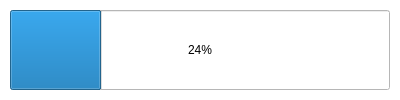
<?xml version="1.0" encoding="UTF-8"?>
<ui version="4.0">
 <class>ProgressBar</class>
 <widget class="QWidget" name="ProgressBar">
  <property name="geometry">
   <rect>
    <x>0</x>
    <y>0</y>
    <width>400</width>
    <height>100</height>
   </rect>
  </property>
  <property name="sizePolicy">
   <sizepolicy hsizetype="Fixed" vsizetype="Fixed">
    <horstretch>0</horstretch>
    <verstretch>0</verstretch>
   </sizepolicy>
  </property>
  <property name="minimumSize">
   <size>
    <width>400</width>
    <height>100</height>
   </size>
  </property>
  <property name="maximumSize">
   <size>
    <width>400</width>
    <height>100</height>
   </size>
  </property>
  <property name="windowTitle">
   <string>Download Progress</string>
  </property>
  <property name="styleSheet">
   <string notr="true">/*Copyright (c) DevSec Studio. All rights reserved.

MIT License

Permission is hereby granted, free of charge, to any person obtaining a copy
of this software and associated documentation files (the &quot;Software&quot;), to deal
in the Software without restriction, including without limitation the rights
to use, copy, modify, merge, publish, distribute, sublicense, and/or sell
copies of the Software, and to permit persons to whom the Software is
furnished to do so, subject to the following conditions:

The above copyright notice and this permission notice shall be included in all
copies or substantial portions of the Software.

THE SOFTWARE IS PROVIDED *AS IS*, WITHOUT WARRANTY OF ANY KIND, EXPRESS OR
IMPLIED, INCLUDING BUT NOT LIMITED TO THE WARRANTIES OF MERCHANTABILITY,
FITNESS FOR A PARTICULAR PURPOSE AND NONINFRINGEMENT. IN NO EVENT SHALL THE
AUTHORS OR COPYRIGHT HOLDERS BE LIABLE FOR ANY CLAIM, DAMAGES OR OTHER
LIABILITY, WHETHER IN AN ACTION OF CONTRACT, TORT OR OTHERWISE, ARISING FROM,
OUT OF OR IN CONNECTION WITH THE SOFTWARE OR THE USE OR OTHER DEALINGS IN THE SOFTWARE.
*/

QWidget{
	background-color: #FFFFFF;
}

/*-----QLabel-----*/
QLabel
{
	background-color: transparent;
	color: #000000;
	border-color: #000000;

}


/*-----QMenuBar-----*/
QMenuBar
{
	background-color: #2197f3;
	color: #ffffff;
	border-color: #000000;

}


QMenuBar::disabled
{
	background-color: #404040;
	color: #656565;
	border-color: #051a39;

}


QMenuBar::item
{
    background-color: transparent;

}


QMenuBar::item:selected
{
    background-color: #2197f3;
	color: #FFFFFF;

}


QMenuBar::item:pressed
{
    background-color: #2197f3;
    color: #FFFFFF;
    border: 1px solid #000;
    margin-bottom: -1px;
    padding-bottom: 1px;

}


/*-----QMenu-----*/
QMenu
{
    background-color: #dcdcdf;
    border: 1px solid;
    color: #000;

}


QMenu QWidget{
	background-color: transparent;

}


QMenu::separator
{
    height: 1px;
    background-color: #6d8eff;
    color: #ffffff;
    padding-left: 4px;
    margin-left: 10px;
    margin-right: 5px;

}


QMenu::item
{
    min-width : 150px;
    padding: 3px 20px 3px 20px;

}


QMenu::item:selected
{
    background-color: #2197f3;
    color: #FFFFFF;

}


QMenu::item:disabled
{
    color: #262626;

}


/*-----QToolBar-----*/
QToolBar
{
	background-color: #217346;
	color: #ffffff;
	border-color: #000000;

}


/*-----QToolButton-----*/
QToolButton
{
	background-color: #217346;
	color: #ffffff;
	border-color: #000000;

}


QToolButton::hover
{
	background-color: #f0f5f3;
	color: #ffffff;
	border: 1px solid #fff;

}


QToolButton::checked:hover
{
	background-color: #f0f5f3;
	color: #ffffff;
	border-color: #fff;

}


QToolButton::pressed
{
	background-color: #4070b3;
	color: #ffffff;
	border: 1px solid #fff;

}


QToolButton::checked
{
	background-color: #f0f5f3;
	color: #ffffff;
	border-color: #f0f5f3;
	show-decoration-selected: 0;
	outline: 0;

}


/*-----QToolTip-----*/
QToolTip
{
    border: 1px solid black;
    background-color: #217346;
    border-radius: 0px;
    color: #fff;
}


/*-----QLineEdit-----*/
QLineEdit{
	background-color: #fefffc;
	color: #000;

}


/*-----QTextEdit-----*/
QTableWidget{
	background-color: #fff;
	padding: 10px;
	
}


/*-----QComboBox-----*/
QComboBox
{
    background-color: #fefefe;
    border: 1px solid #1e1e1e;
    border-radius: 0px;
    padding-left: 6px;
    color: #000;
    height: 20px;

}


QComboBox:on
{
	background-color: #fefefe;

}


QComboBox QAbstractItemView
{
    background-color: #dcdcdf;
    color: #000;
    border: 1px solid black;
    selection-background-color: #217346;
    selection-color: #dcdcdf;
    outline: 0;

}


QComboBox::drop-down
{
    subcontrol-origin: padding;
    subcontrol-position: top right;
    width: 15px;
    border-left-width: 0px;
    border-left-color: darkgray;
    border-left-style: solid; 
    border-top-right-radius: 3px; 
    border-bottom-right-radius: 3px;

}


QComboBox::down-arrow
{
	image: url(&quot;./ressources/down_arrow.png&quot;);
	width:8px;
	height:8px;

}


/*-----QSpinBox-----*/
QSpinBox
{
    background-color: #fefefe;
    border-width: 1px;
    border-color: #1e1e1e;
    border-style: solid;
    color: #000;
    padding: 2px;
    selection-background-color: #4e4e8f;

}


QSpinBox::up-button, 
QSpinBox::down-button
{
    background-color: #fefefe;

}


QSpinBox::up-button:hover, 
QSpinBox::down-button:hover
{
    background-color: #fefefe;

}


QSpinBox::up-button:pressed, 
QSpinBox::down-button:pressed
{
    background-color: #ebebeb;
    border: 1px solid #ebebeb;

}


QSpinBox::down-arrow
{
    image: url(&quot;./ressources/down_arrow.png&quot;);
    width: 7px;

}


QSpinBox::up-arrow
{
    image: url(&quot;./ressources/up_arrow.png&quot;);
    width: 7px;

}


/*-----QSlider-----*/
QSlider 
{
    background-color: transparent;
    padding: 2px;

}

QSlider::groove:horizontal 
{
	subcontrol-origin: content;
	background-color: transparent;
	height: 15px;

}

QSlider::handle:horizontal 
{
    background-color: #217346;
    width: 15px;
    border-radius: 22px;

}

QSlider::sub-page:horizontal 
{
    background-color: #999;
    margin: 5px;
    border-radius: 5px;

}

QSlider::add-page:horizontal 
{
    background-color: #666;
    margin: 5px;
    border-radius: 5px;

}


/*-----QScrollBar-----*/
QScrollBar:horizontal 
{
    background-color: #e8e5e9;
	border: 1px solid darkgray;
    height: 15px;

}


QScrollBar::handle:horizontal 
{
    border: 1px solid gray;
	min-width: 100px;
    background-color: #fffdff;

}


QScrollBar::add-line:horizontal, 
QScrollBar::sub-line:horizontal,
QScrollBar::add-page:horizontal, 
QScrollBar::sub-page:horizontal 
{
    width: 0px;
    background-color: transparent;

}


QScrollBar:vertical 
{
    background-color: #e8e5e9;
	border: 1px solid darkgray;
    width: 14px;

}


QScrollBar::handle:vertical 
{
    border: 1px solid gray;
	min-height: 100px;
    background-color: #fffdff;

}


QScrollBar::add-line:vertical, 
QScrollBar::sub-line:vertical,
QScrollBar::add-page:vertical, 
QScrollBar::sub-page:vertical 
{
    height: 0px;
    background-color: transparent;

}


/*-----QStatusBar-----*/
QStatusBar
{
	background-color: #f5f3f3;
	color: #000000;
	border-color: #000000;

}

</string>
  </property>
  <widget class="QProgressBar" name="progressBar">
   <property name="geometry">
    <rect>
     <x>10</x>
     <y>10</y>
     <width>380</width>
     <height>80</height>
    </rect>
   </property>
   <property name="sizePolicy">
    <sizepolicy hsizetype="Expanding" vsizetype="Expanding">
     <horstretch>0</horstretch>
     <verstretch>0</verstretch>
    </sizepolicy>
   </property>
   <property name="minimumSize">
    <size>
     <width>380</width>
     <height>80</height>
    </size>
   </property>
   <property name="maximumSize">
    <size>
     <width>380</width>
     <height>80</height>
    </size>
   </property>
   <property name="value">
    <number>24</number>
   </property>
  </widget>
 </widget>
 <resources/>
 <connections/>
</ui>
